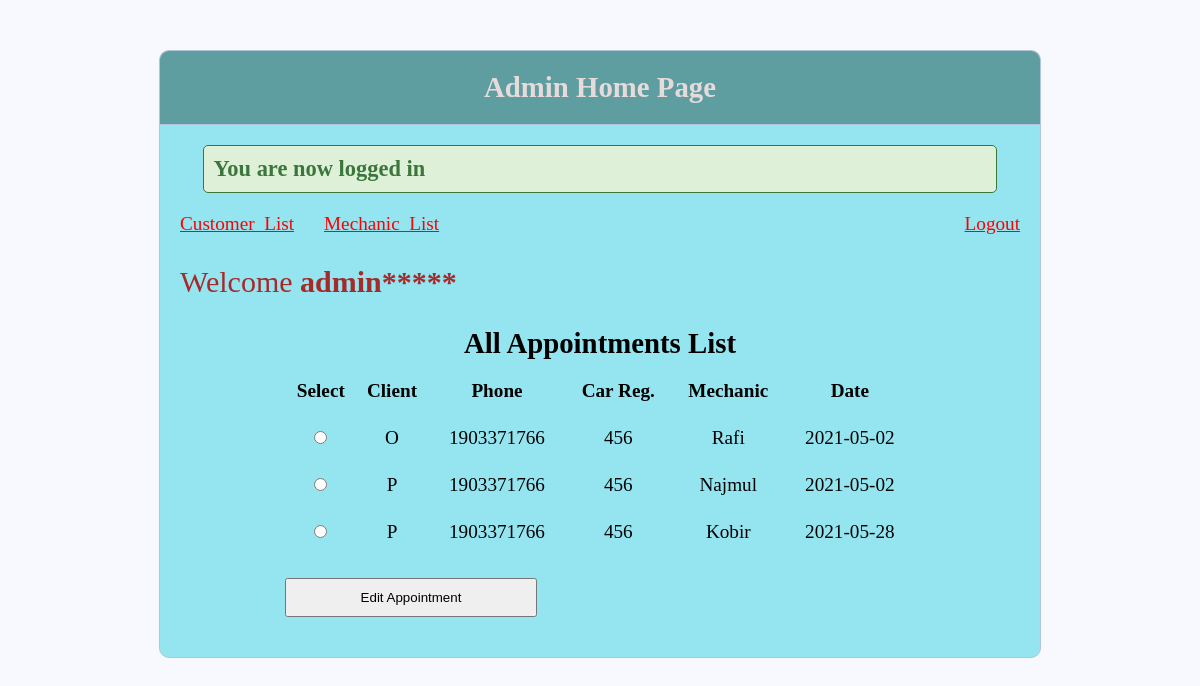
Page /System/admin_index.php (signed in) on the committed database.
### tables this page shows
CREATE TABLE `appointments` (
  `appointment_id` int(11) NOT NULL,
  `date` date NOT NULL,
  `user_id` int(11) NOT NULL,
  `mechanic_id` int(11) NOT NULL,
  `Time_from` time NOT NULL,
  `Time_to` time NOT NULL
);

CREATE TABLE `users` (
  `user_id` int(11) NOT NULL,
  `username` varchar(255) NOT NULL,
  `email` varchar(255) NOT NULL,
  `password` varchar(255) NOT NULL,
  `address` varchar(255) NOT NULL,
  `phone_no` int(25) NOT NULL,
  `car_license_no` varchar(255) NOT NULL,
  `car_engine_no` varchar(255) NOT NULL,
  `user_type` int(11) NOT NULL DEFAULT 0
);

CREATE TABLE `mechanics` (
  `mechanic_id` int(11) NOT NULL,
  `mechanic_name` varchar(255) NOT NULL,
  `mech_username` varchar(255) NOT NULL,
  `mech_password` varchar(255) NOT NULL,
  `mech_speacility` varchar(255) NOT NULL
);

### System/admin_index.php (the view, shortened to what this page needs)
<!DOCTYPE html>
<html>
<head>
  <link rel="stylesheet" type="text/css" href="style.css">
</head>
<body class="admin_index_body" style="background-image:url(Images/demo2.jpg); width:100%; background-size: cover;">
  <div class="header">
    <h2>Admin Home Page</h2>
  </div>
  <div class="content">
    <?php if (isset($_SESSION['success'])) : ?>
      <div class="error success">
        <h3>
          <?php
          echo $_SESSION['success'];
          ?>
        </h3>
      </div>
    <?php endif ?>
    <?php if (isset($_SESSION['username'])) : ?>
      <p style="float: left; ">
      <a href="admin_edit_customerList.php" style="color: red;">Customer_List</a>
      </p>
      <p style="float: left; padding-left:30px; ">
      <a href="admin_edit_mechanicList.php" style="color: red;">Mechanic_List</a>
      </p>
      <p style="float: right;">
        <a href="index.php?logout='1'" style="color: red;">Logout</a>
      </p><br>
      <p style="color:brown;font:30px solid bold;  padding-top:30px;">Welcome <strong><?php echo $_SESSION['username'] . "*****"; ?></strong></p>
      <?php
      $db = mysqli_connect('localhost', 'root', '', 'Car_service');
      $query =
        "SELECT a.appointment_id,u.username,u.phone_no,u.car_license_no,m.mechanic_name,a.date
   FROM appointments as a
   INNER JOIN mechanics as m
    on a.mechanic_id=m.mechanic_id
   Inner JOIN users as u
    on a.user_id=u.user_id
   ORDER BY a.date";
      $result = mysqli_query($db, $query) or die($query . "<br/><br/>" . mysqli_error($db));
      ?>
      <?php if (mysqli_num_rows($result) >= 1) : ?>
        <p text-align='center'>
        <form style="width: 75%;border: none;" method="post" action="edit_appointment.php">
          <table style="width:100%; line-height:45px;border: 1px;text-align:center;">
            <tr>
              <th colspan="6">
                <h2> All Appointments List </h2>
              </th>
            </tr>
            <t>
              <th>Select</th>
              <th>Client</th>
              <th>Phone</th>
              <th>Car Reg.</th>
              <th>Mechanic</th>
              <th>Date</th>
            </t>
            <?php while ($rows = mysqli_fetch_assoc($result)) {
            ?>
              <tr style="text-align:center">
                <td><input type="radio" name="radio_all_appointments" value="<?php echo $rows['appointment_id'] ?>" required></td>
                <td><?php echo $rows['username'] ?></td>
                <td><?php echo $rows['phone_no'] ?></td>
                <td><?php echo $rows['car_license_no'] ?></td>
                <td><?php echo $rows['mechanic_name'] ?></td>
                <td><?php echo $rows['date'] ?></td>
              </tr>
            <?php
            }
            ?>
          </table><br>
          <input type=submit name="edit_appointment_button" value="Edit Appointment" style="width:40%; padding: 10px;">
        </form>
        </p>
      <?php endif ?>
    <?php endif ?>
</body>
</html>

### System/style.css (style rules this page uses)
* { margin: 0px; padding: 0px; }
body { font-size: 120%; background: #F8F8FF; }
.header { width: 70%; background-color: cadetblue; margin: 50px auto 0px; color: rgb(231, 218, 218); text-align: center; border: 1px solid #B0C4DE; border-bottom: none; border-radius: 10px 10px 0px 0px; padding: 20px; }
form, .content { width: 70%; margin: 0px auto; padding: 20px; border: 1px solid #B0C4DE; background: rgb(148, 229, 240); border-radius: 0px 0px 10px 10px; }
.error { width: 92%; margin: 0px auto; padding: 10px; border: 1px solid #a94442; color: #a94442; background: #f2dede; border-radius: 5px; text-align: left; }
.success { color: #3c763d; background: #dff0d8; border: 1px solid #3c763d; margin-bottom: 20px; }

### rows in the picture
appointments: user.username "O", user.phone_no "1903371766", user.car_license_no "456", mechanic.mechanic_name "Rafi", date "2021-05-02"
appointments: user.username "P", user.phone_no "1903371766", user.car_license_no "456", mechanic.mechanic_name "Najmul", date "2021-05-02"
appointments: user.username "P", user.phone_no "1903371766", user.car_license_no "456", mechanic.mechanic_name "Kobir", date "2021-05-28"

### other values in the picture
$_SESSION['success'] "You are now logged in"
$_SESSION['username'] "admin"
